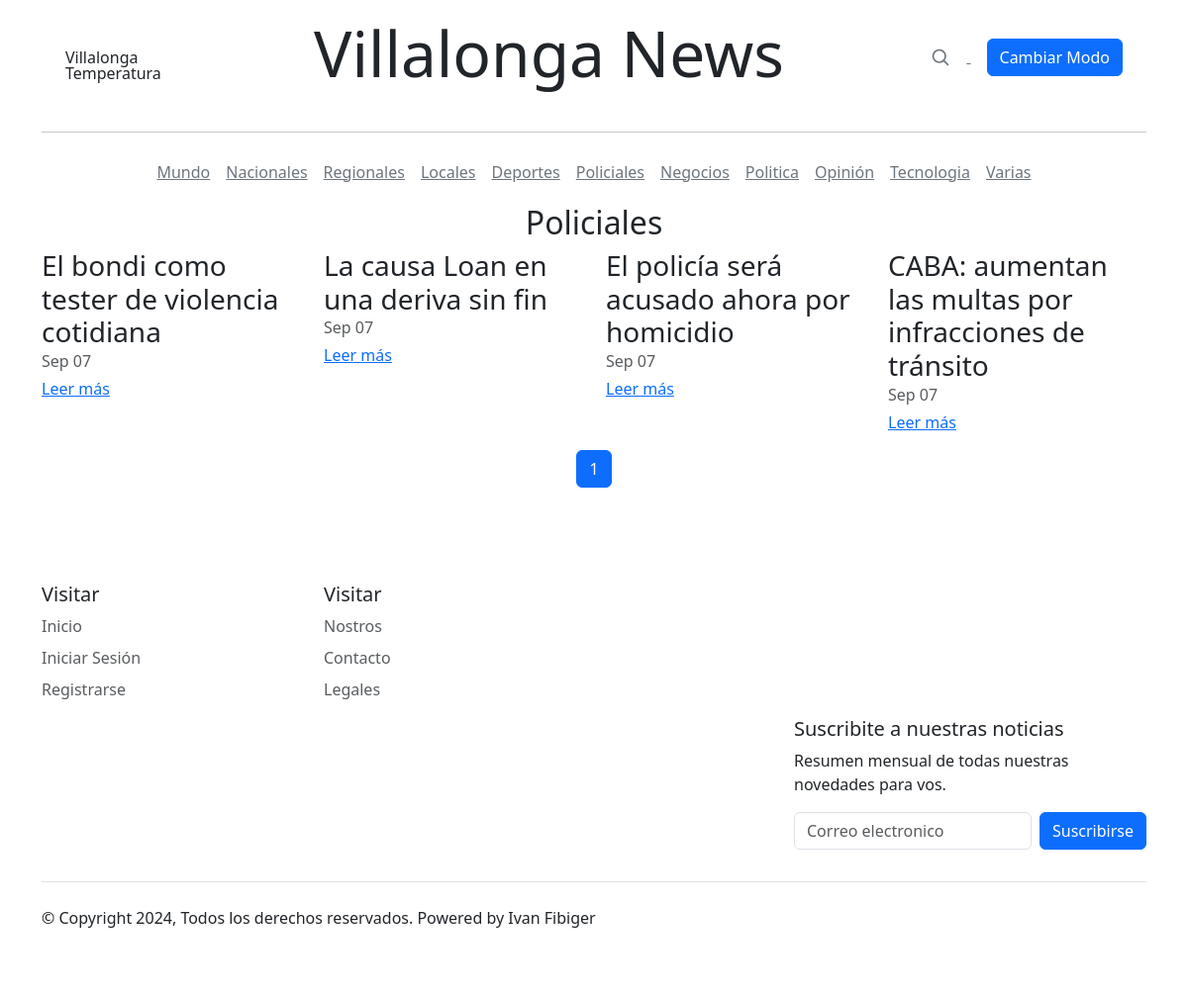
The app's page /categoria/Policiales/ with its own data.
### core/models.py (models this page shows, shortened)
class Category(models.Model):
    name = models.CharField(max_length=60, unique=True)

class Article(models.Model):
    title = models.CharField(max_length=250)
    lead = models.TextField(null=True)
    body = models.TextField()
    media = models.FileField(upload_to='media/', null=True, blank=True)
    media_footer = models.CharField(max_length=250, blank=True)
    author = models.ForeignKey(User, on_delete=models.CASCADE, related_name='articles')
    category = models.ForeignKey(Category, on_delete=models.CASCADE)
    published_date = models.DateTimeField(auto_now_add=True)
    updated_date = models.DateTimeField(auto_now=True)
    is_featured = models.BooleanField(default=False)
    is_important = models.BooleanField(default=False)
    class Meta:
        ordering = ['-published_date']

### core/views.py (the view)
# urls.py: path('categoria/<str:category_name>/', views.category_detail, name='category_detail'),
def category_detail(request, category_name):
    category = get_object_or_404(Category, name=category_name)
    articles = Article.objects.filter(category=category).order_by('-published_date')
    paginator = Paginator(articles, 4)
    page_number = request.GET.get('page', 1)
    try:
        page = paginator.get_page(page_number)
    except PageNotAnInteger:
        page = paginator.page(1)
    except EmptyPage:
        page = paginator.page(paginator.num_pages)
    return render(request, 'secciones.html', {
        'category': category,
        'page': page,
    })

### core/templates/secciones.html (shortened to what this page needs)
<!DOCTYPE html>
<html lang="es">
<head>
  <link href="https://cdn.jsdelivr.net/npm/bootstrap@5.3.2/dist/css/bootstrap.min.css" rel="stylesheet"
>
  <link rel="stylesheet" type="text/css"
    href="https://cdnjs.cloudflare.com/ajax/libs/slick-carousel/1.8.1/slick.min.css" />
  <link rel="stylesheet" type="text/css"
    href="https://cdnjs.cloudflare.com/ajax/libs/slick-carousel/1.8.1/slick-theme.min.css" />
  <link rel="stylesheet" href="blog.css">
</head>
<body>
  <div class="container">
    <div class="container">
      <header class="blog-header lh-1 py-3">
        <div class="container">
          <div class="row flex-nowrap justify-content-between align-items-center">
            <div class="col-4 col-sm-2">
              <div id="weatherWidget" class="tie-weather-widget is-animated d-none d-sm-block" title="Weather">
                <div class="weather-wrap">
                  <div class="weather-forecast-day small-weather-icons">
                    <div class="weather-icon">
                    </div>
                  </div>
                  <div class="city-data">
                    <span id="cityName">Villalonga</span>
                    <span id="weatherTemp" class="weather-current-temp">Temperatura</span>
                  </div>
                </div>
              </div>
            </div>
            <div class="col-4 col-sm-6 text-center">
              <h1 class="display-3 text-center"><a class="blog-header-logo text-dark" href="#"
                  id="titulo-principal">Villalonga News</a></h1>
            </div>
            <div class="col-4 col-sm-3 text-end">
              <div id="collapseButtons" class="collapse d-sm-block">
                <a class="link-secondary me-3 d-none d-sm-inline" href="#" aria-label="Search">
                  <svg xmlns="http://www.w3.org/2000/svg" width="20" height="20" fill="none" stroke="currentColor"
                    stroke-linecap="round" stroke-linejoin="round" stroke-width="2" class="mx-3" role="img"
                    viewBox="0 0 24 24">
                    <title>Search</title>
                    <circle cx="10.5" cy="10.5" r="7.5"></circle>
                    <path d="M21 21l-5.2-5.2"></path>
                  </svg>
                </a>
                <button id="modoBtn" class="btn btn-primary">Cambiar Modo</button>
              </div>
            </div>
          </div>
        </div>
      </header>
    </div>
    <hr>
    <div class="nav-scroller py-1 mb-2">
      <nav class="nav d-flex justify-content-center">
        <a class="p-2 link-secondary" href="#">Mundo</a>
        <a class="p-2 link-secondary" href="#">Nacionales</a>
        <a class="p-2 link-secondary" href="#">Regionales</a>
        <a class="p-2 link-secondary" href="#">Locales</a>
        <a class="p-2 link-secondary" href="#">Deportes</a>
        <a class="p-2 link-secondary" href="#">Policiales</a>
        <a class="p-2 link-secondary" href="#">Negocios</a>
        <a class="p-2 link-secondary" href="#">Politica</a>
        <a class="p-2 link-secondary" href="#">Opinión</a>
        <a class="p-2 link-secondary" href="#">Tecnologia</a>
        <a class="p-2 link-secondary" href="#">Varias</a>
      </nav>
    </div>
  </div>
  <div class="container">
    <main class="mb-5">
      <h2 class="text-center">{{ category.name }}</h2>
      <div class="row">
        {% for article in page %}
          <div class="col-md-3 mb-3">
            <h3 class="mb-0">{{ article.title }}</h3>
            <div class="mb-1 text-muted">{{ article.published_date|date:"M d" }}</div>
            <a href="{{ article.get_absolute_url }}" class="stretched-link">Leer más</a>
          </div>
        {% empty %}
          <p>No hay artículos disponibles en esta categoría.</p>
        {% endfor %}
      </div>
      <nav aria-label="Page navigation">
        <ul class="pagination justify-content-center">
          {% for num in page.paginator.page_range %}
            <li class="page-item {% if page.number == num %}active{% endif %}">
              <a class="page-link" href="?page={{ num }}">{{ num }}</a>
            </li>
          {% endfor %}
        </ul>
      </nav>
    </main>
  </div>
  <div class="container">
    <footer class="py-5">
      <div class="row">
        <div class="col-3 col-md-3 mb-2">
          <h5>Visitar</h5>
          <ul class="nav flex-column">
            <li class="nav-item mb-2"><a href="#" class="nav-link p-0 text-body-secondary">Inicio</a></li>
            <li class="nav-item mb-2"><a href="#" class="nav-link p-0 text-body-secondary">Iniciar Sesión</a></li>
            <li class="nav-item mb-2"><a href="#" class="nav-link p-0 text-body-secondary">Registrarse</a></li>
          </ul>
        </div>
        <div class="col-3 col-md-3 mb-2">
          <h5>Visitar</h5>
          <ul class="nav flex-column">
            <li class="nav-item mb-2"><a href="#" class="nav-link p-0 text-body-secondary">Nostros</a></li>
            <li class="nav-item mb-2"><a href="#" class="nav-link p-0 text-body-secondary">Contacto</a></li>
            <li class="nav-item mb-2"><a href="#" class="nav-link p-0 text-body-secondary">Legales</a></li>
          </ul>
        </div>
        <div class="col-md-4 offset-md-8 mb-2">
          <form>
            <h5>Suscribite a nuestras noticias</h5>
            <p>Resumen mensual de todas nuestras novedades para vos.</p>
            <div class="d-flex flex-column flex-sm-row w-100 gap-2">
              <input id="newsletter1" type="text" class="form-control" placeholder="Correo electronico">
              <button class="btn btn-primary" type="button">Suscribirse</button>
            </div>
          </form>
        </div>
      </div>
      <div class="d-flex flex-column flex-sm-row justify-content-between py-4 my-4 border-top">
        <p>© Copyright 2024, Todos los derechos reservados. Powered by Ivan Fibiger</p>
        <ul class="list-unstyled d-flex">
          <li class="ms-3"><a class="link-dark" href="#"><svg class="bi" width="24" height="24">
                <use xlink:href="#twitter" /></svg></a></li>
          <li class="ms-3"><a class="link-dark" href="#"><svg class="bi" width="24" height="24">
                <use xlink:href="#instagram" /></svg></a></li>
          <li class="ms-3"><a class="link-dark" href="#"><svg class="bi" width="24" height="24">
                <use xlink:href="#facebook" /></svg></a></li>
        </ul>
      </div>
    </footer>
  </div>
</body>
</html>

### static/css/blog.css (style rules this page uses)
.container { position: relative; }
#titulo-principal { text-decoration: none; }

### records on screen
Category: name "Policiales"
Article: title "El bondi como tester de violencia cotidiana", published_date "Sep 07"
Article: title "La causa Loan en una deriva sin fin", published_date "Sep 07"
Article: title "El policía será acusado ahora por homicidio", published_date "Sep 07"
Article: title "CABA: aumentan las multas por infracciones de tránsito", published_date "Sep 07"

### other values on screen
{{ num }} "1"
